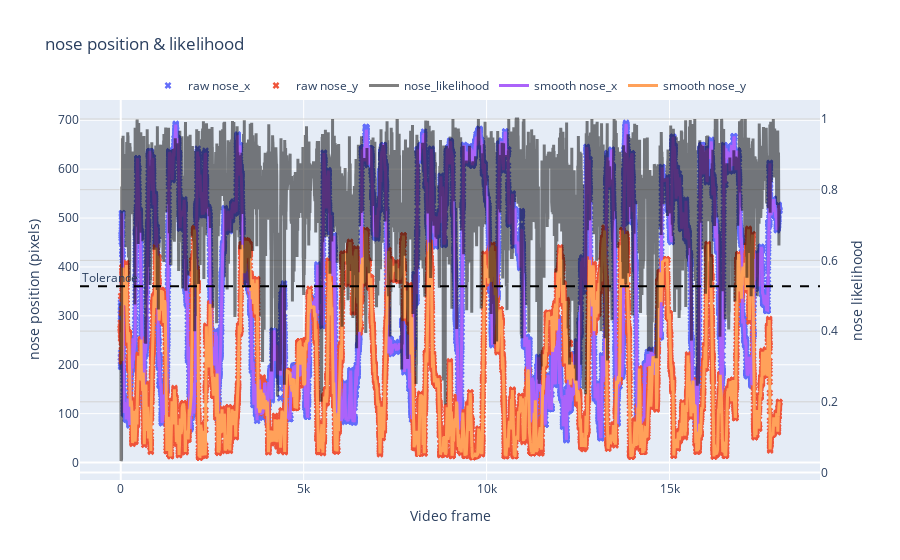

Here is the notebook cell this chart was saved with:
### Markdown cell above
---
#### 6. Now that we have our file, lets test our processing parameters in an example video

### Code cell
df_smooth = rst.filter_and_smooth_df(params, df_raw)

rst.plot_raw_vs_smooth(params, df_raw, df_smooth, bodypart='nose')

### Figure 1 — Plotly figure (JSON) as saved in the notebook; plotly's stock layout.template omitted (floating-point values rounded to 4 significant figures; data arrays with more than 128 entries replaced by an {"elided": "..."} marker saying what was removed)
{"data": [{"marker": {"size": 6, "symbol": "x"}, "mode": "markers", "name": "raw nose_x", "type": "scatter", "x": {"elided": "18000 int values"}, "y": {"elided": "18000 float values"}}, {"marker": {"size": 6, "symbol": "x"}, "mode": "markers", "name": "raw nose_y", "type": "scatter", "x": {"elided": "18000 int values"}, "y": {"elided": "18000 float values"}}, {"line": {"color": "black", "width": 3}, "name": "nose_likelihood", "opacity": 0.5, "type": "scatter", "x": {"elided": "18000 int values"}, "y": {"elided": "18000 float values"}, "yaxis": "y2"}, {"line": {"width": 3}, "name": "smooth nose_x", "type": "scatter", "x": {"elided": "18000 int values"}, "y": {"elided": "18000 float values"}}, {"line": {"width": 3}, "name": "smooth nose_y", "type": "scatter", "x": {"elided": "18000 int values"}, "y": {"elided": "18000 float values"}}], "layout": {"annotations": [{"showarrow": false, "text": "Tolerance", "x": 0, "xanchor": "left", "xref": "paper", "y": 0.5515, "yref": "y2"}], "legend": {"orientation": "h", "x": 0.5, "xanchor": "center", "y": 1, "yanchor": "bottom"}, "shapes": [{"line": {"color": "black", "dash": "dash"}, "type": "line", "x0": 0, "x1": 1, "xref": "paper", "y0": 0.5265, "y1": 0.5265, "yref": "y2"}], "title": {"text": "nose position & likelihood"}, "xaxis": {"title": {"text": "Video frame"}}, "yaxis": {"title": {"text": "nose position (pixels)"}}, "yaxis2": {"gridcolor": "lightgray", "overlaying": "y", "side": "right", "title": {"text": "nose likelihood"}}}}
